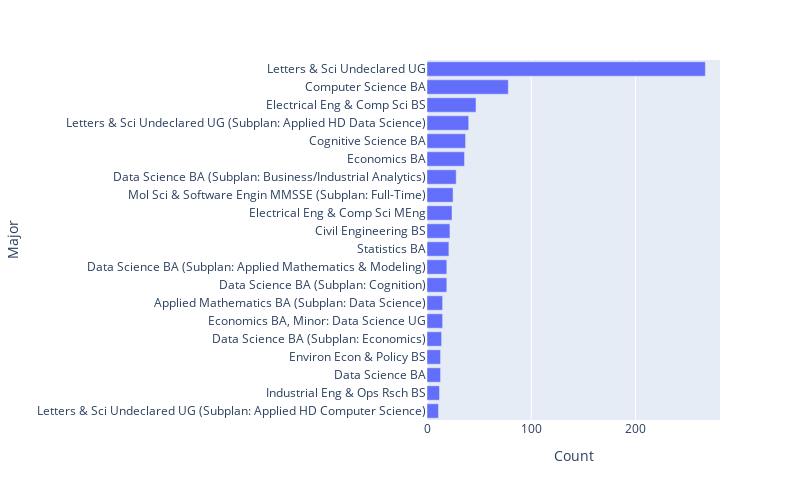

The notebook cell saved with this chart:
### Markdown cell above
### We will often use visualizations to make sense of data
**In Data 100, we will deal with many different kinds of data (not just numbers) and we will study techniques to describe types of data.**

**How can we summarize the Majors field?** A good starting point might be to use a bar plot:

### Code cell
# Interactive using plotly
fig = px.bar(majors_count.loc[::-1], orientation='h') # 创建一个交互式的水平条形图
fig.update_layout(showlegend=False, 
                  xaxis_title='Count', 
                  yaxis_title='Major',
                  autosize=False, 
                  width=800, 
                  height=500)

### Figure 1 — Plotly figure (JSON) as saved in the notebook; plotly's stock layout.template omitted (floating-point values rounded to 4 significant figures)
{"data": [{"alignmentgroup": "True", "hovertemplate": "variable=Majors<br>value=%{x}<br>index=%{y}<extra></extra>", "legendgroup": "Majors", "marker": {"color": "#636efa", "pattern": {"shape": ""}}, "name": "Majors", "offsetgroup": "Majors", "orientation": "h", "showlegend": true, "textposition": "auto", "type": "bar", "x": [11, 12, 13, 13, 14, 15, 15, 19, 19, 21, 22, 24, 25, 28, 36, 37, 40, 47, 78, 267], "xaxis": "x", "y": ["Letters & Sci Undeclared UG (Subplan: Applied HD Computer Science)", "Industrial Eng & Ops Rsch BS", "Data Science BA", "Environ Econ & Policy BS", "Data Science BA (Subplan: Economics)", "Economics BA, Minor: Data Science UG", "Applied Mathematics BA (Subplan: Data Science)", "Data Science BA (Subplan: Cognition)", "Data Science BA (Subplan: Applied Mathematics & Modeling)", "Statistics BA", "Civil Engineering BS", "Electrical Eng & Comp Sci MEng", "Mol Sci & Software Engin MMSSE (Subplan: Full-Time)", "Data Science BA (Subplan: Business/Industrial Analytics)", "Economics BA", "Cognitive Science BA", "Letters & Sci Undeclared UG (Subplan: Applied HD Data Science)", "Electrical Eng & Comp Sci BS", "Computer Science BA", "Letters & Sci Undeclared UG"], "yaxis": "y"}], "layout": {"autosize": false, "barmode": "relative", "height": 500, "legend": {"title": {"text": "variable"}, "tracegroupgap": 0}, "margin": {"t": 60}, "showlegend": false, "width": 800, "xaxis": {"anchor": "y", "domain": [0, 1], "title": {"text": "Count"}}, "yaxis": {"anchor": "x", "domain": [0, 1], "title": {"text": "Major"}}}}
